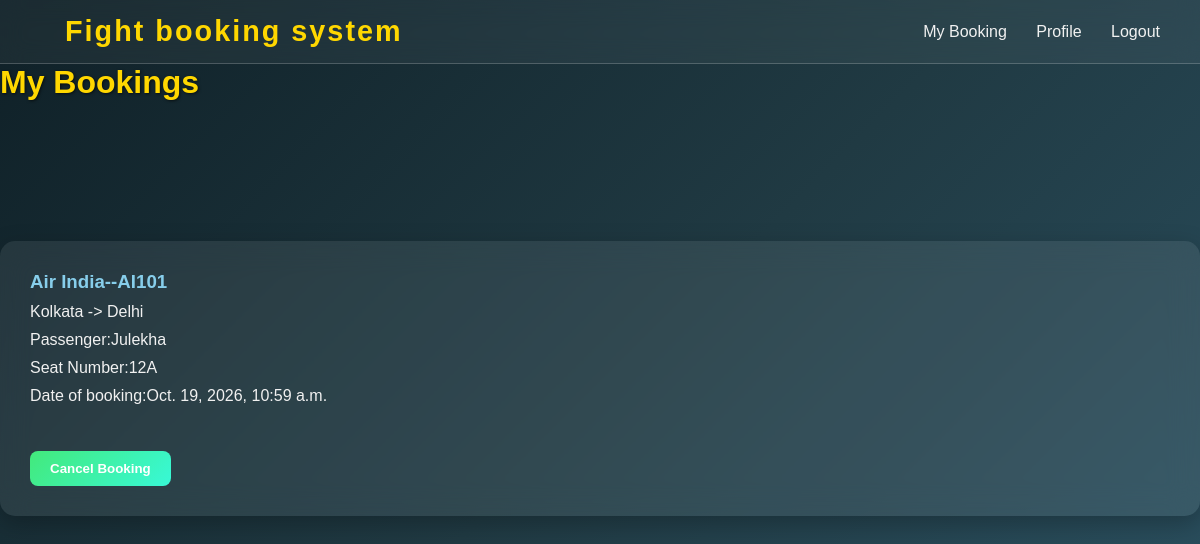
The page /booking/mybook/ (signed in) on the database its author committed.
### booking/models.py (models this page shows)
class Booking(models.Model):
    user=models.ForeignKey(User,on_delete=models.CASCADE)
    flight=models.ForeignKey(Fight,on_delete=models.CASCADE)
    passenger_name=models.CharField(max_length=30)
    seat_number=models.CharField(max_length=10)
    booking_date=models.DateTimeField(auto_now_add=True)
    def __str__(self):
        return self.user.username+'-'+self.flight.flight_number

### flights/models.py (models this page shows, shortened)
class Fight(models.Model):
    flight_number=models.CharField(max_length=10)
    airline=models.CharField(max_length=20)
    source=models.CharField(max_length=40)
    destination=models.CharField(max_length=40)
    departure=models.DateTimeField()
    arrival=models.DateTimeField()
    price=models.DecimalField(max_digits=8,decimal_places=2)
    seats=models.PositiveIntegerField(default=50)

### booking/views.py (the view)
# urls.py: path('mybook/',my_bookings,name='mybookings'),
def my_bookings(req):
    bookings=Booking.objects.filter(user=req.user)
    print(bookings)
    return render(req,'mybook.html',{'data':bookings})

### booking/templates/mybook.html (shortened to what this page needs)
{% extends 'main.html' %}
{% block content %}
<h1>My Bookings</h1>
<div class="container"></div>
{% for i in data %}
    <div class="panel">
        <h3>{{i.flight.airline}}--{{i.flight.flight_number}}</h3>
        <p>
            {{i.flight.source}} -> {{i.flight.destination}}
        </p>
        <p>Passenger:{{i.passenger_name}}</p>
        <p>Seat Number:{{i.seat_number}}</p>
        <p>Date of booking:{{i.booking_date}}</p>
        <br><br>
        <form action="{% url 'cancel' i.id %}" method="POST">
        <button type="submit">Cancel Booking</button>
    </form>
    </div>
    {% empty %}
    <div class="panel">
        <p>You have not book any flight yet</p>
    </div>
</div>
{% endfor %}
{% endblock %}

### static/style.css (style rules this page uses)
* { margin: 0; padding: 0; box-sizing: border-box; font-family: "Poppins", sans-serif; }
body { background: linear-gradient(135deg, #0f2027, #203a43, #2c5364); min-height: 100vh; color: #f1f1f1; }
.container { max-width: 1000px; margin: 50px auto; padding: 20px; }
.panel { background: rgba(255, 255, 255, 0.08); backdrop-filter: blur(15px); border-radius: 15px; padding: 30px; margin-bottom: 25px; box-shadow: 0 8px 25px rgba(0,0,0,0.25); }
h1, h2 { color: #ffd700; margin-bottom: 15px; text-shadow: 1px 1px 3px rgba(0,0,0,0.6); }
h3 { color: #87ceeb; margin-bottom: 10px; }
p { margin: 10px 0; color: #f1f1f1; }
button { background: linear-gradient(135deg, #43e97b, #38f9d7); color: #fff; padding: 10px 20px; border: none; border-radius: 8px; cursor: pointer; font-weight: 600; transition: transform 0.3s ease, box-shadow 0.3s ease; }

### rows shown on the page
Booking: flight.airline "Air India", flight.flight_number "AI101", flight.source "Kolkata", flight.destination "Delhi", passenger_name "Julekha", seat_number "12A", booking_date "Oct. 19, 2026, 10:59 a.m."
